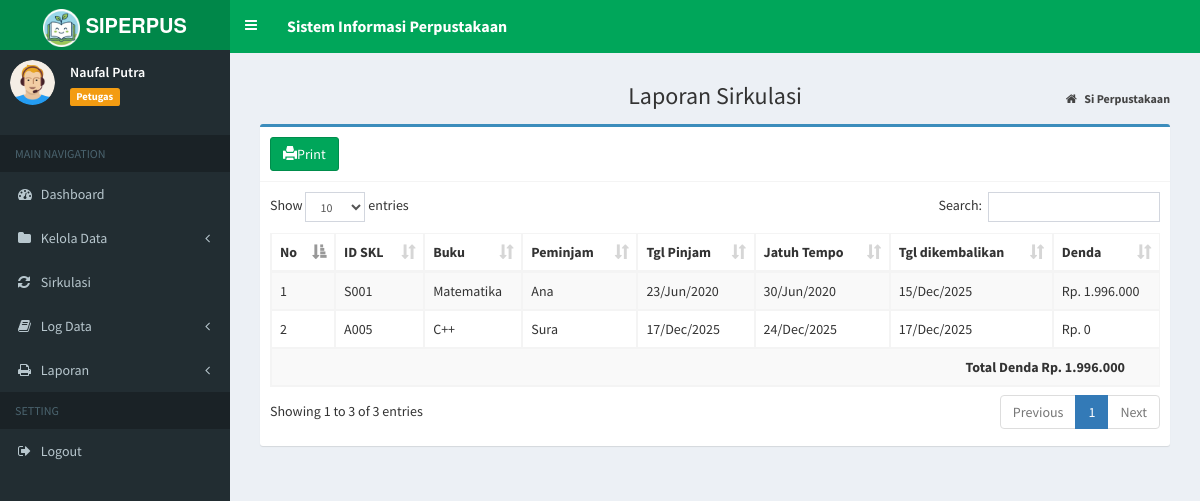
/index.php?page=laporan_sirkulasi (signed in), run on an earlier commit of the app's database.
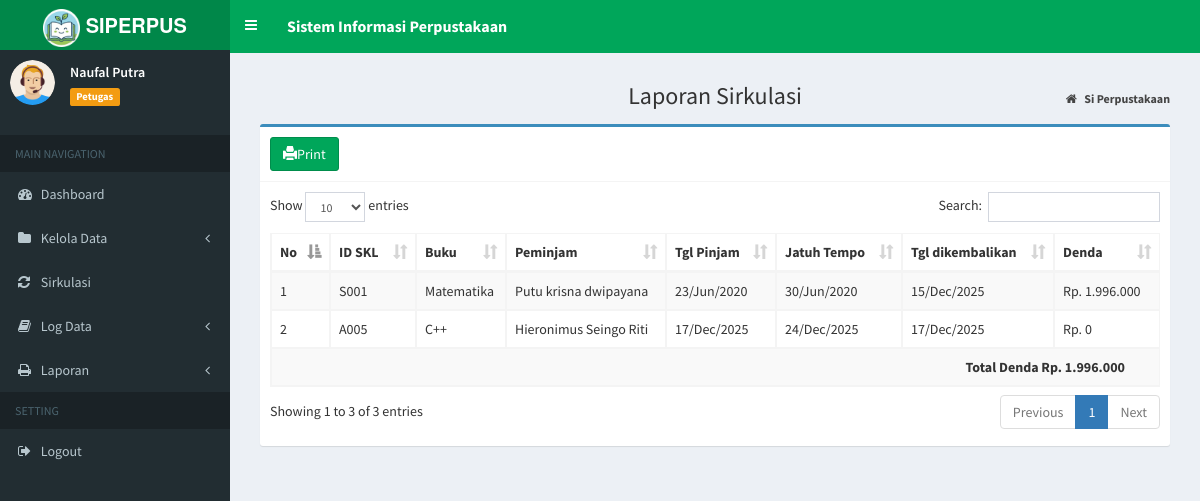
And on a later commit of the database.
### tables this page shows
CREATE TABLE `tb_sirkulasi` (
  `id_sk` varchar(20) NOT NULL,
  `id_buku` varchar(10) NOT NULL,
  `id_anggota` varchar(10) NOT NULL,
  `tgl_pinjam` date NOT NULL,
  `tgl_kembali` date NOT NULL,
  `status` enum('PIN','KEM') NOT NULL,
  `tgl_dikembalikan` date DEFAULT NULL,
  PRIMARY KEY (`id_sk`),
  KEY `id_buku` (`id_buku`),
  KEY `id_anggota` (`id_anggota`),
  CONSTRAINT `tb_sirkulasi_ibfk_1` FOREIGN KEY (`id_buku`) REFERENCES `tb_buku` (`id_buku`) ON DELETE CASCADE ON UPDATE CASCADE,
  CONSTRAINT `tb_sirkulasi_ibfk_2` FOREIGN KEY (`id_anggota`) REFERENCES `tb_anggota` (`id_anggota`) ON DELETE CASCADE ON UPDATE CASCADE
);

CREATE TABLE `tb_anggota` (
  `id_anggota` varchar(10) NOT NULL,
  `nama` varchar(100) DEFAULT NULL,
  `jekel` enum('Laki-laki','Perempuan') NOT NULL,
  `jurusan` varchar(50) NOT NULL,
  `no_hp` varchar(15) NOT NULL,
  PRIMARY KEY (`id_anggota`)
);

CREATE TABLE `tb_buku` (
  `id_buku` varchar(10) NOT NULL,
  `judul_buku` varchar(500) NOT NULL,
  `pengarang` varchar(100) NOT NULL,
  `penerbit` varchar(100) NOT NULL,
  `th_terbit` year NOT NULL,
  PRIMARY KEY (`id_buku`)
);

### admin/laporan/laporan_sirkulasi.php (the view)
<section class="content-header">
	<h1 style="text-align:center;">
		Laporan Sirkulasi
	</h1>
	<ol class="breadcrumb">
		<li>
			<a href="index.php">
				<i class="fa fa-home"></i>
				<b>Si Perpustakaan</b>
			</a>
		</li>
	</ol>
</section>
<section class="content">
	<div class="box box-primary">
		<div class="box-header with-border">
		<a href="?page=MyApp/print_laporan" title="Print" class="btn btn-success" stlye="color : green;">
				<i class="glyphicon glyphicon-print"></i>Print</a>
		</div>
		<div class="box-body">
			<div class="table-responsive">
				<table id="example1" class="table table-bordered table-striped">
					<thead>
						<tr>
							<th>No</th>
							<th>ID SKL</th>
							<th>Buku</th>
							<th>Peminjam</th>
							<th>Tgl Pinjam</th>
							<th>Jatuh Tempo</th>
							<th>Tgl dikembalikan</th>
							<th>Denda</th>
						</tr>
					</thead>
				<tbody>
				<?php
                $sql=mysqli_query($koneksi,"SELECT tb_sirkulasi.id_buku,
				tb_buku.judul_buku,
				tb_anggota.id_anggota,
				tb_anggota.nama,
				tb_sirkulasi.id_sk,
				tb_sirkulasi.tgl_pinjam,
				tb_sirkulasi.tgl_kembali,
				tb_sirkulasi.tgl_dikembalikan,
                  	if(datediff(now( ) , tb_sirkulasi.tgl_kembali)<=0,0,datediff(now( ) , tb_sirkulasi.tgl_kembali) ) telat_pengembalian FROM tb_sirkulasi
					JOIN tb_anggota ON tb_anggota.id_anggota=tb_sirkulasi.id_anggota
					JOIN tb_buku ON tb_buku.id_buku=tb_sirkulasi.id_buku where tb_sirkulasi.status='KEM'
					Order By id_anggota");
				$no =null;
				$total_denda=null;
				$tarif_denda=1000;
                while ($data=mysqli_fetch_array($sql,MYSQLI_ASSOC)) {
					$no++;
					$total_denda=$total_denda+($data['telat_pengembalian']*$tarif_denda);
					echo '<tr>
						<td>'.$no.'</td>
						<td>'.$data['id_sk'].'</td>
						<td>'.$data['judul_buku'].'</td>
						<td>'.$data['nama'].'</td>
						<td>'.date_format(new DateTime($data['tgl_pinjam']),'d/M/Y').'</td>
						<td>'.date_format(new DateTime($data['tgl_kembali']),'d/M/Y').'</td>
						<td>'.($data['tgl_dikembalikan'] ? date_format(new DateTime($data['tgl_dikembalikan']), 'd/M/Y') : '-').'</td>
						<td>Rp. '.number_format($data['telat_pengembalian']*$tarif_denda,0,',','.').'</td>
						</tr>';
				}
				?>
				<tr>
					<th colspan="8" style="text-align:right; padding-right:0.90cm;">
					Total Denda Rp. <?php echo number_format($total_denda,0,',','.');?>
					</th>
				</tr>
					</tbody>
				</table>
			</div>
		</div>
	</div>
</section>

What changed in the data, as far as the page shows it:
changed through a linked row, tb_sirkulasi "Matematika": id_anggota.nama "Ana" → "Putu krisna dwipayana"
changed through a linked row, tb_sirkulasi "A005": id_anggota.nama "Sura" → "Hieronimus Seingo Riti"
